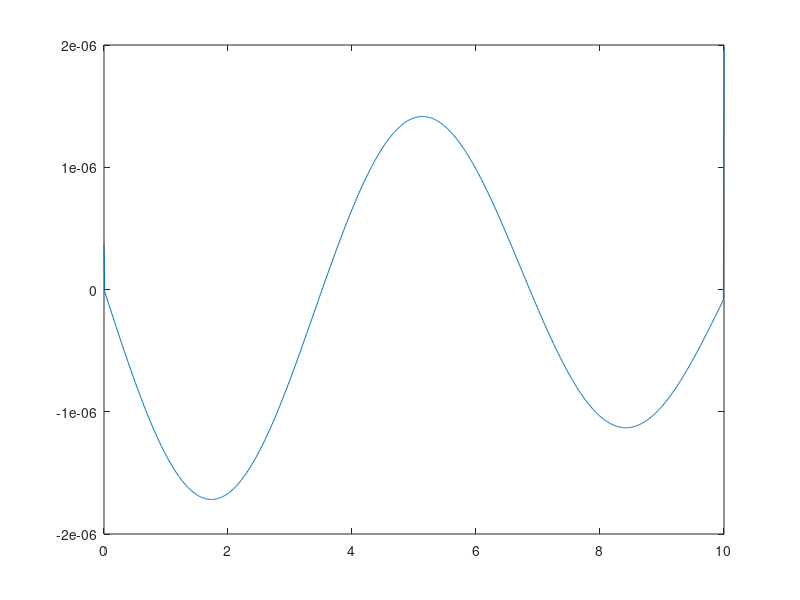

Reproduce this figure in MATLAB.
% Exam 2
% Lucas Barnes
% Problem 3

clear
close all

n=2;
dx=10^-n; % step size
x=0:dx:10; 

% calculate the derivative of besselj(0,x) numerically by using the center
% difference method
derivApprox=zeros(1,length(x));
for i=2:length(x)-1
    derivApprox(i)=(besselj(0,x(i)+dx/2)-besselj(0,x(i)-dx/2))/dx;
end

% use linear extrapolation to determine the first and last values in
% derivApprox
derivApprox(1)=2*derivApprox(2)-derivApprox(3);
derivApprox(end)=2*derivApprox(end-1)-derivApprox(end-2);

% plot the difference betweeen the actual derivative and the numerical
% derivative
plot(x,-besselj(1,x)-derivApprox)

% verify that the max error is less than 10e-5
max(abs(derivApprox+besselj(1,x)))




